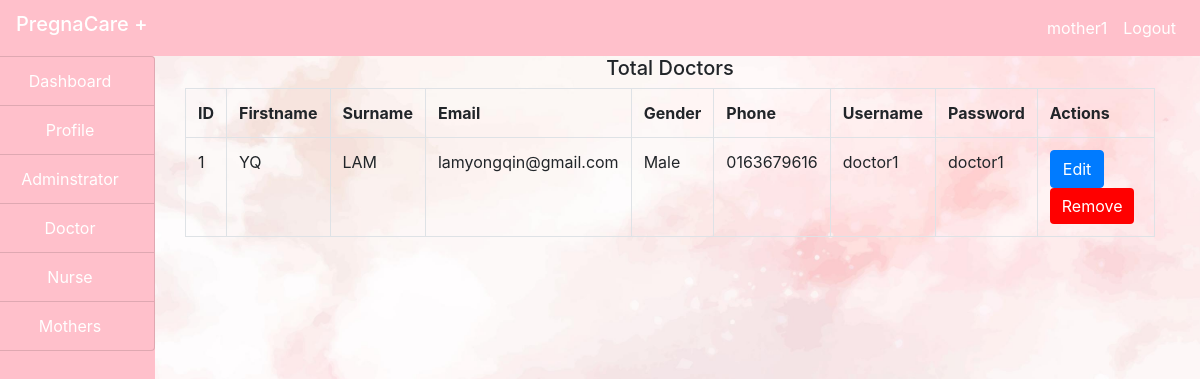
Page /admin/doctor.php (signed in) on the committed database.
### tables this page shows
CREATE TABLE `doctors` (
  `id` int(100) NOT NULL,
  `firstname` varchar(100) NOT NULL,
  `surname` varchar(100) NOT NULL,
  `email` varchar(100) NOT NULL,
  `gender` varchar(100) NOT NULL,
  `phone` varchar(100) NOT NULL,
  `username` varchar(100) NOT NULL,
  `password` varchar(100) NOT NULL,
  `status` varchar(100) NOT NULL
);

### admin/doctor.php (the view, shortened to what this page needs)
<?php
include("../include/connection.php");
?>
<!DOCTYPE html>
<html>
<head>
</head>
<body style="background-image: url(img/background1.jpg);background-repeat:no-repeat; background-size:cover;">
    <?php
    include("../include/header.php");
    ?>
    <div class="container=fluid">
        <div class="col-md-12">
            <div class="row">
                <div class="col-md-2" style="margin-left: -30px;">
                <?php
                include("sidenav.php");
                ?>
                </div>
                <div class="col-md-10">
                    <h5 class="text-center">Total Doctors</h5>
                <?php
                $query = "SELECT * FROM doctors WHERE status='Approved' ORDER BY password ASC";
                $res = mysqli_query($connect, $query);
                $output ="";
$output .="
    <table class='table table-bordered' style='overflow: auto'>
    <tr>
        <th>ID</th>
        <th>Firstname</th>
        <th>Surname</th>
        <th>Email</th>
        <th>Gender</th>
        <th>Phone</th>
        <th>Username</th>
        <th>Password</th>
        <th>Actions</th>
    </tr>
";
while ($row = mysqli_fetch_assoc($res)){
    $output .="
        <tr>
        <td>".$row['id']."</td>
        <td>".$row['firstname']."</td>
        <td>".$row['surname']."</td>
        <td>".$row['email']."</td>
        <td>".$row['gender']."</td>
        <td>".$row['phone']."</td>
        <td>".$row['username']."</td>
        <td>".$row['password']."</td>
        <td>
        <form method='post'><button type='submit' class='btn btn-primary' name='editbutton' value=".$row['id'].">Edit</button>
        <button id='removebtn' name='removebtn' class='btn btn-primary' style='background-color: red; border: none;' value=".$row['id'].">Remove</button>
        </form></td>
    ";
}
$output .="
    </tr>
</table>
";
echo $output;
                ?>
                </div>
            </div>
        </div>
    </div>
</body>
</html>

### rows in the picture
doctors: id "1", firstname "YQ", surname "LAM", email "lamyongqin@gmail.com", gender "Male", phone "0163679616", username "doctor1", password "doctor1"

### other values in the picture
$user "mother1"
